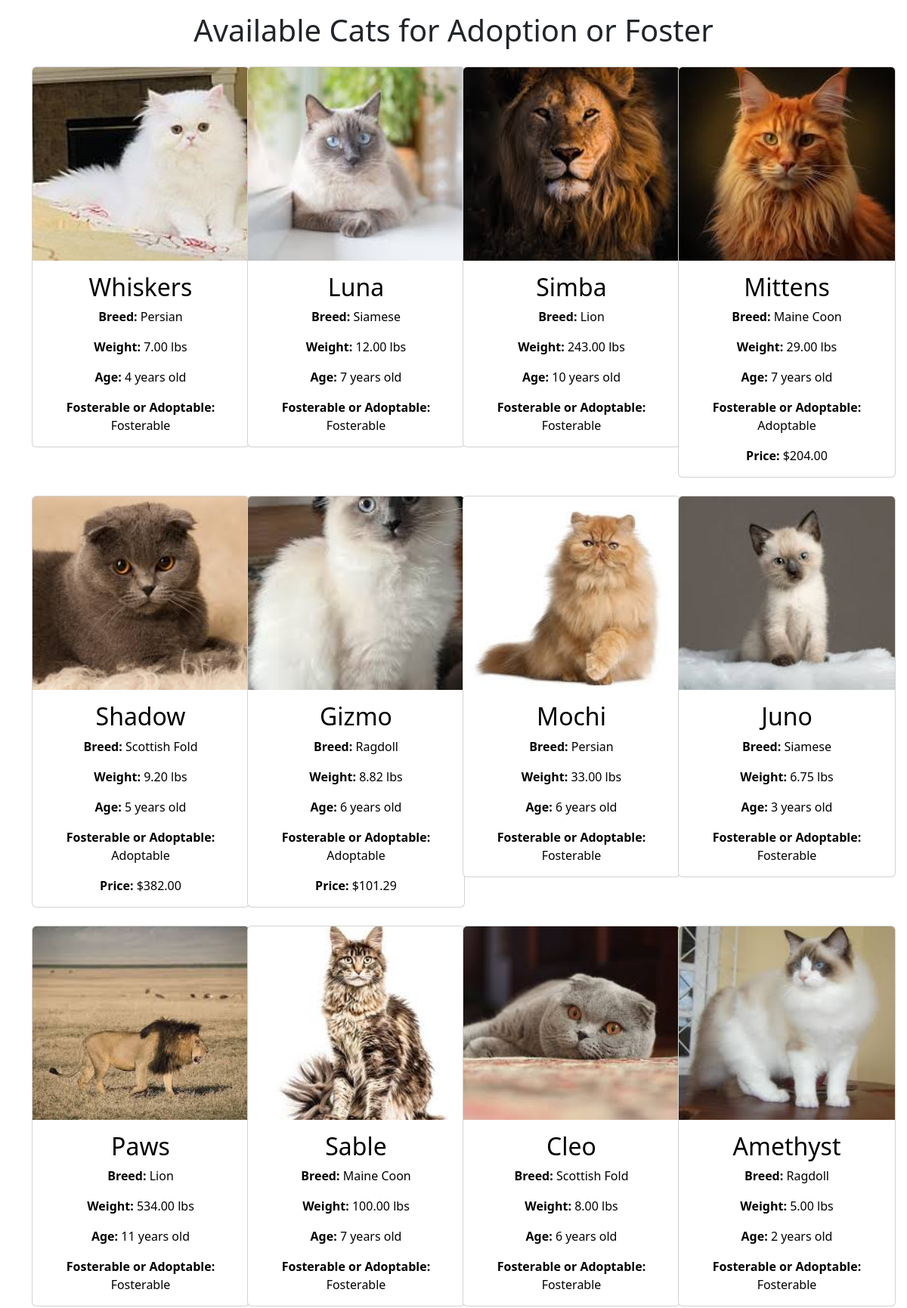
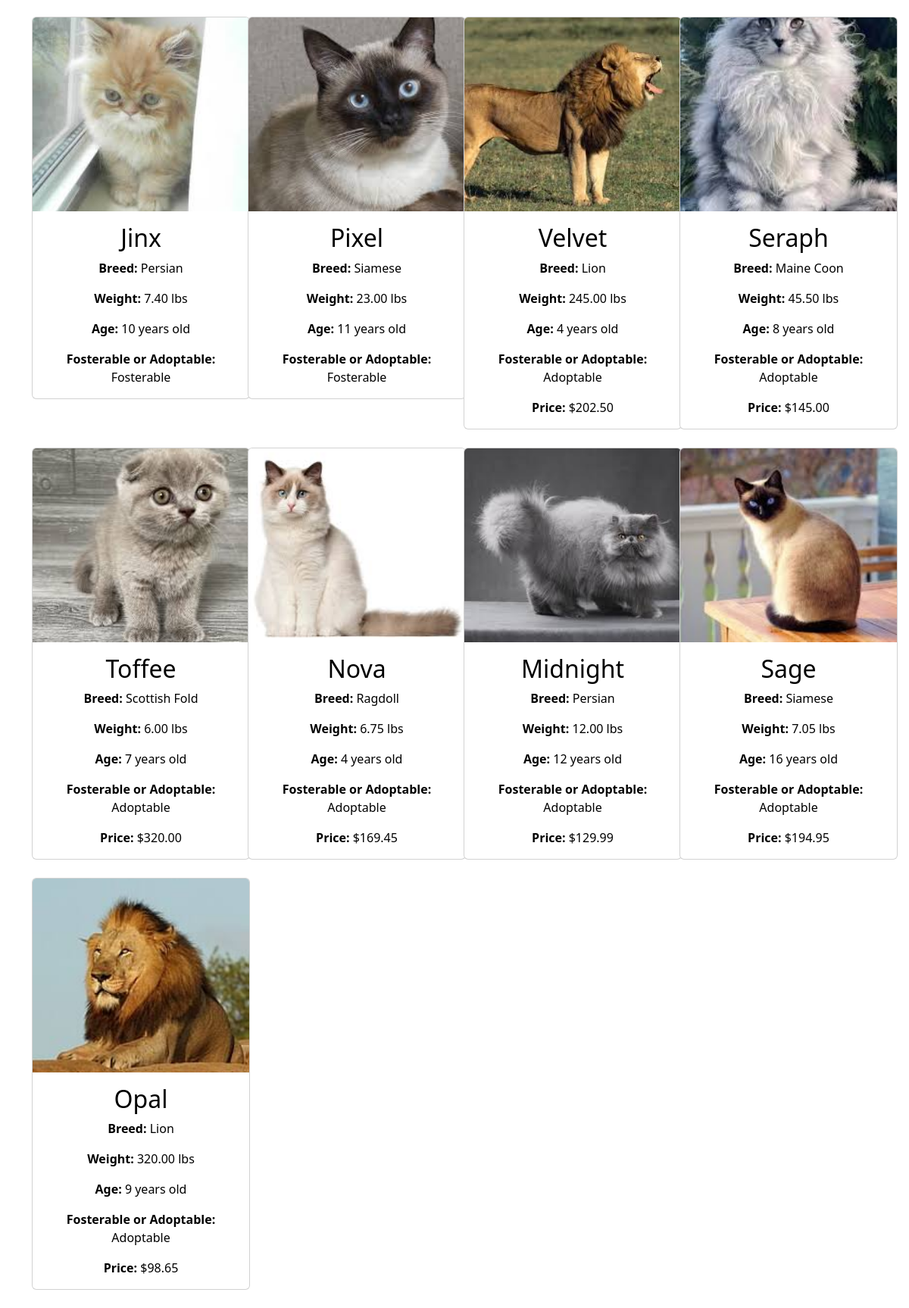
The app's page /cats/ with its own data (2 pictures, top to bottom).
### animal_adoption_app/models.py (models this page shows, shortened)
class Cat(models.Model):
    animal = models.OneToOneField(Animal, on_delete=models.CASCADE, primary_key=True)
    breed = models.CharField(max_length=100)
    weight = models.DecimalField(max_digits=5, decimal_places=2)
    age = models.IntegerField()
    personality = models.TextField()
    up_to_date_on_vaccines = models.BooleanField(default=False)

class Animal(models.Model):
    id = models.AutoField(primary_key=True)
    name = models.CharField(max_length=100, unique=True)
    price = models.DecimalField(max_digits=10, decimal_places=2)
    fosterable = models.BooleanField(default=False)
    image_path = models.CharField(max_length=255, blank=True, null=True)
    SHELTER_CHOICES = [
        ('Homeward Animal Shelter', 'Homeward Animal Shelter'),
        ('Cats Cradle Shelter Inc', 'Cats Cradle Shelter Inc'),
        ('Minn-Kota PAAWS', 'Minn-Kota PAAWS'),
    ]
    shelter = models.CharField(max_length=100, choices=SHELTER_CHOICES)

### animal_adoption_app/views.py (the view)
# urls.py: path('cats/', views.cats, name='cats'),
def cats(request):
    cats = Cat.objects.all()
    return render(request, 'animal_adoption_app/cats.html', {'cat_list': cats})

### templates/animal_adoption_app/cats.html (shortened to what this page needs)
<!DOCTYPE html>
<html lang="en">
<head>
    <link href="https://cdn.jsdelivr.net/npm/bootstrap@5.3.3/dist/css/bootstrap.min.css" rel="stylesheet">
</head>
<body>
    {% load static %}
    <h1 class="text-center mt-3 mb-4">Available Cats for Adoption or Foster</h1>
    <div class="container">
        <div class="row row-cols-1 row-cols-md-2 row-cols-lg-3 row-cols-xl-4">
            {% for cat in cat_list %}
                <div class="col mb-4 text-center">
                    <div class="card" style="width: 18rem;">
                        <a href="{% url 'animal_detail' cat.animal.id %}" class="card-link">
                            {% if cat.animal.image_path %}
                                <img class="card-img-top" src="{% static cat.animal.image_path %}" alt="{{ cat.animal.name }} Image" alt="Card image cap">
                            {% endif %}
                            <div class="card-body">
                                <h2 class="card-title">{{ cat.animal.name }}</h2>
                                <p class="card-text"><strong>Breed:</strong> {{ cat.breed }}</p>
                                <p class="card-text"><strong>Weight:</strong> {{ cat.weight }} lbs</p>
                                <p class="card-text"><strong>Age:</strong> {{ cat.age }} years old</p>
                                <p class="card-text"><strong>Fosterable or Adoptable:</strong> {% if cat.animal.fosterable %}Fosterable{% else %}Adoptable{% endif %}</p>
                                {% if not cat.animal.fosterable %}
                                    <p class="card-text"><strong>Price:</strong> ${{ cat.animal.price }}</p>
                                {% endif %}
                            </div>
                        </a>
                    </div>
                </div>
            {% empty %}
                <p class="col text-center">No cats available for adoption or foster.</p>
            {% endfor %}
        </div>
    </div>
</body>
</html>

### templates/animal_adoption_app/cats.html (style rules this page uses)
.card-img-top { height: 16rem; object-fit: cover; }
.card-link { text-decoration: none; }
.card-body h2, .card-body p { color: black; }

### records on screen
Cat: animal_id.image_path (picture), animal.name "Whiskers", breed "Persian", weight "7.00", age "4", shows "Fosterable"
Cat: animal_id.image_path (picture), animal.name "Luna", breed "Siamese", weight "12.00", age "7", shows "Fosterable"
Cat: animal_id.image_path (picture), animal.name "Simba", breed "Lion", weight "243.00", age "10", shows "Fosterable"
Cat: animal_id.image_path (picture), animal.name "Mittens", breed "Maine Coon", weight "29.00", age "7", shows "Adoptable", animal.price "204.00"
Cat: animal_id.image_path (picture), animal.name "Shadow", breed "Scottish Fold", weight "9.20", age "5", shows "Adoptable", animal.price "382.00"
Cat: animal_id.image_path (picture), animal.name "Gizmo", breed "Ragdoll", weight "8.82", age "6", shows "Adoptable", animal.price "101.29"
Cat: animal_id.image_path (picture), animal.name "Mochi", breed "Persian", weight "33.00", age "6", shows "Fosterable"
Cat: animal_id.image_path (picture), animal.name "Juno", breed "Siamese", weight "6.75", age "3", shows "Fosterable"
Cat: animal_id.image_path (picture), animal.name "Paws", breed "Lion", weight "534.00", age "11", shows "Fosterable"
Cat: animal_id.image_path (picture), animal.name "Sable", breed "Maine Coon", weight "100.00", age "7", shows "Fosterable"
Cat: animal_id.image_path (picture), animal.name "Cleo", breed "Scottish Fold", weight "8.00", age "6", shows "Fosterable"
Cat: animal_id.image_path (picture), animal.name "Amethyst", breed "Ragdoll", weight "5.00", age "2", shows "Fosterable"
Cat: animal_id.image_path (picture), animal.name "Jinx", breed "Persian", weight "7.40", age "10", shows "Fosterable"
Cat: animal_id.image_path (picture), animal.name "Pixel", breed "Siamese", weight "23.00", age "11", shows "Fosterable"
Cat: animal_id.image_path (picture), animal.name "Velvet", breed "Lion", weight "245.00", age "4", shows "Adoptable", animal.price "202.50"
Cat: animal_id.image_path (picture), animal.name "Seraph", breed "Maine Coon", weight "45.50", age "8", shows "Adoptable", animal.price "145.00"
Cat: animal_id.image_path (picture), animal.name "Toffee", breed "Scottish Fold", weight "6.00", age "7", shows "Adoptable", animal.price "320.00"
Cat: animal_id.image_path (picture), animal.name "Nova", breed "Ragdoll", weight "6.75", age "4", shows "Adoptable", animal.price "169.45"
Cat: animal_id.image_path (picture), animal.name "Midnight", breed "Persian", weight "12.00", age "12", shows "Adoptable", animal.price "129.99"
Cat: animal_id.image_path (picture), animal.name "Sage", breed "Siamese", weight "7.05", age "16", shows "Adoptable", animal.price "194.95"
Cat: animal_id.image_path (picture), animal.name "Opal", breed "Lion", weight "320.00", age "9", shows "Adoptable", animal.price "98.65"
